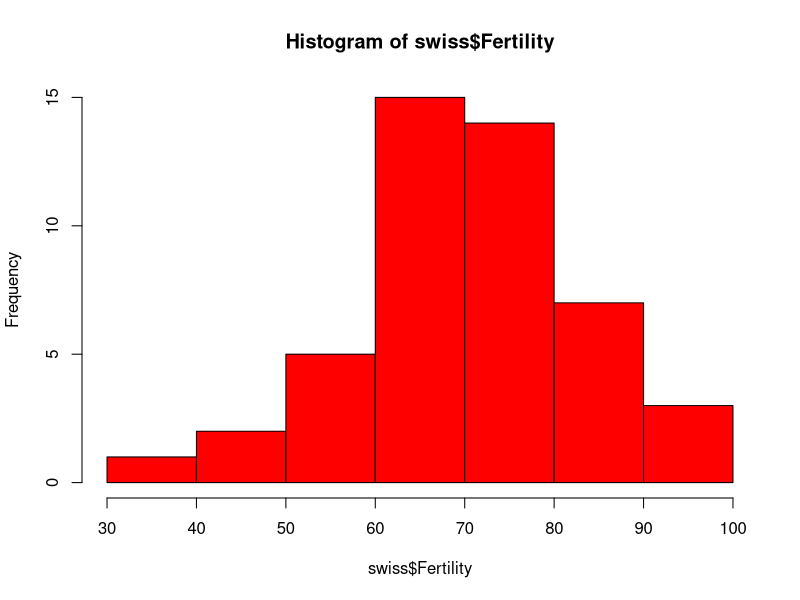

Here is the R script that generated this plot: (Note: this script raises an error after producing the figure.)
?swiss

swiss <- data.frame(swiss)

str(swiss)

hist(swiss$Fertility, col = 'red')

fit <- lm(Fertility ~ Examination + Catholic, swiss)
summary(fit)

fit2 <- lm(Fertility ~ Examination * Catholic, swiss)
summary(fit2)

confint(fit2)

fit_cat <- lm(Fertility ~ Catholic, swiss)
summary(fit_cat) 

ggplot(swiss, aes(x = Catholic, y = Fertility)) + 
  geom_point() + geom_smooth(method = 'lm')


hist(swiss$Catholic, col = 'red')

swiss$Religious <- ifelse(swiss$Catholic > 60, 'Lots', 'Few')
swiss$Religious <- as.factor(swiss$Religious)

fit3 <- lm(Fertility ~ Examination + Religious, swiss)
summary(fit3)

fit4 <- lm(Fertility ~ Examination * Religious, swiss)
summary(fit4)


ggplot(swiss, aes(x = Examination, y = Fertility)) + 
  geom_point() + 
  geom_smooth(method = 'lm')


ggplot(swiss, aes(x = Examination, y = Fertility, col = Religious)) + 
  geom_point() + 
  geom_smooth(method = 'lm')


fit5 <- lm(Fertility ~ Examination * Infant.Mortality * Religious, swiss)
summary(fit5)
